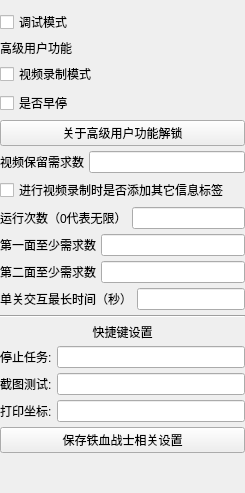
         <widget class="QWidget" name="AbyssTab">
          <attribute name="title">
           <string>进阶设置</string>
          </attribute>
          <layout class="QVBoxLayout" name="verticalLayout_6">
           <property name="spacing">
            <number>5</number>
           </property>
           <property name="leftMargin">
            <number>0</number>
           </property>
           <property name="topMargin">
            <number>10</number>
           </property>
           <property name="rightMargin">
            <number>0</number>
           </property>
           <property name="bottomMargin">
            <number>0</number>
           </property>
           <item>
            <layout class="QVBoxLayout" name="verticalLayout_13">
             <item>
              <layout class="QVBoxLayout" name="verticalLayout_17">
               <item>
                <widget class="QCheckBox" name="debug_checkox2">
                 <property name="text">
                  <string>调试模式</string>
                 </property>
                </widget>
               </item>
               <item>
                <widget class="QLabel" name="label_27">
                 <property name="text">
                  <string>高级用户功能</string>
                 </property>
                </widget>
               </item>
               <item>
                <widget class="QCheckBox" name="recording_checkBox2">
                 <property name="text">
                  <string>视频录制模式</string>
                 </property>
                </widget>
               </item>
               <item>
                <widget class="QCheckBox" name="early_stop_checkbox">
                 <property name="text">
                  <string>是否早停</string>
                 </property>
                </widget>
               </item>
               <item>
                <widget class="QPushButton" name="Aboutupdatelock">
                 <property name="text">
                  <string>关于高级用户功能解锁</string>
                 </property>
                </widget>
               </item>
              </layout>
             </item>
             <item>
              <layout class="QHBoxLayout" name="horizontalLayout_24">
               <item>
                <widget class="QLabel" name="label_23">
                 <property name="text">
                  <string>视频保留需求数</string>
                 </property>
                </widget>
               </item>
               <item>
                <widget class="QLineEdit" name="recording_time_input"/>
               </item>
              </layout>
             </item>
             <item>
              <widget class="QCheckBox" name="recording_label_checkbox">
               <property name="text">
                <string>进行视频录制时是否添加其它信息标签</string>
               </property>
              </widget>
             </item>
             <item>
              <layout class="QHBoxLayout" name="horizontalLayout_25">
               <item>
                <widget class="QLabel" name="label_24">
                 <property name="text">
                  <string>运行次数（0代表无限）</string>
                 </property>
                </widget>
               </item>
               <item>
                <widget class="QLineEdit" name="Iron_blood_max_run_input"/>
               </item>
              </layout>
             </item>
             <item>
              <layout class="QHBoxLayout" name="horizontalLayout_16">
               <item>
                <widget class="QLabel" name="label_19">
                 <property name="text">
                  <string>第一面至少需求数</string>
                 </property>
                </widget>
               </item>
               <item>
                <widget class="QLineEdit" name="Iron_blood_first_plane_input"/>
               </item>
              </layout>
             </item>
             <item>
              <layout class="QHBoxLayout" name="horizontalLayout_22">
               <item>
                <widget class="QLabel" name="label_22">
                 <property name="text">
                  <string>第二面至少需求数</string>
                 </property>
                </widget>
               </item>
               <item>
                <widget class="QLineEdit" name="Iron_blood_second_plane_input"/>
               </item>
              </layout>
             </item>
             <item>
              <layout class="QHBoxLayout" name="horizontalLayout_interact_time">
               <item>
                <widget class="QLabel" name="label_interact_time">
                 <property name="text">
                  <string>单关交互最长时间（秒）</string>
                 </property>
                </widget>
               </item>
               <item>
                <widget class="QLineEdit" name="Iron_blood_interact_time_input"/>
               </item>
              </layout>
             </item>
             <item>
              <layout class="QVBoxLayout" name="verticalLayout_16">
               <item>
                <widget class="Line" name="line_103">
                 <property name="orientation">
                  <enum>Qt::Horizontal</enum>
                 </property>
                </widget>
               </item>
               <item>
                <widget class="QLabel" name="label_25">
                 <property name="text">
                  <string>快捷键设置</string>
                 </property>
                 <property name="alignment">
                  <set>Qt::AlignCenter</set>
                 </property>
                </widget>
               </item>
               <item>
                <layout class="QHBoxLayout" name="horizontalLayout_26">
                 <item>
                  <widget class="QLabel" name="label_stop_hotkey">
                   <property name="text">
                    <string>停止任务:</string>
                   </property>
                  </widget>
                 </item>
                 <item>
                  <widget class="QLineEdit" name="stop_hotkey_input"/>
                 </item>
                </layout>
               </item>
               <item>
                <layout class="QHBoxLayout" name="horizontalLayout_27">
                 <item>
                  <widget class="QLabel" name="label_test_hotkey">
                   <property name="text">
                    <string>截图测试:</string>
                   </property>
                  </widget>
                 </item>
                 <item>
                  <widget class="QLineEdit" name="test_hotkey_input"/>
                 </item>
                </layout>
               </item>
               <item>
                <layout class="QHBoxLayout" name="horizontalLayout_28">
                 <item>
                  <widget class="QLabel" name="label_print_hotkey">
                   <property name="text">
                    <string>打印坐标:</string>
                   </property>
                  </widget>
                 </item>
                 <item>
                  <widget class="QLineEdit" name="print_hotkey_input"/>
                 </item>
                </layout>
               </item>
               <item>
                <widget class="QPushButton" name="Iron_blood_save_btn">
                 <property name="text">
                  <string>保存铁血战士相关设置</string>
                 </property>
                </widget>
               </item>
               <item>
                <spacer name="verticalSpacer_4">
                 <property name="orientation">
                  <enum>Qt::Vertical</enum>
                 </property>
                 <property name="sizeHint" stdset="0">
                  <size>
                   <width>20</width>
                   <height>40</height>
                  </size>
                 </property>
                </spacer>
               </item>
              </layout>
             </item>
            </layout>
           </item>
          </layout>
         </widget>
